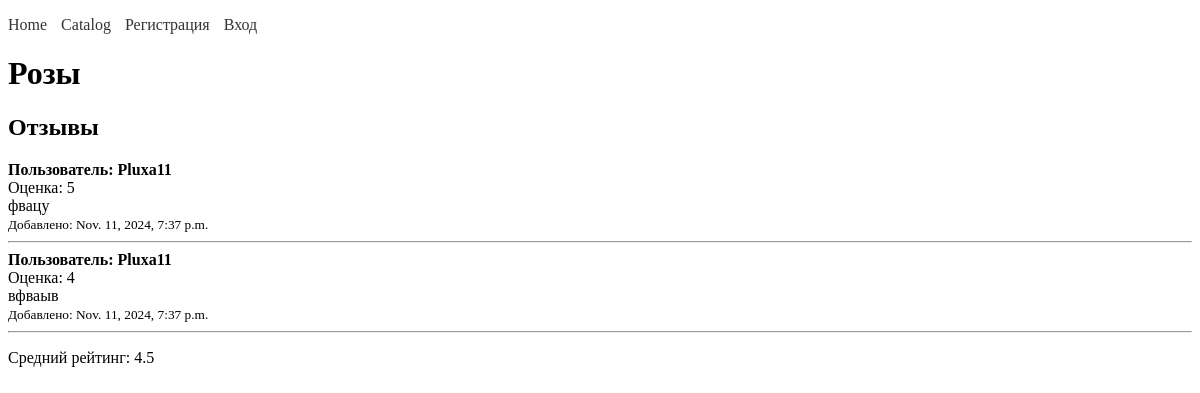
/product/1/, run on the app's committed database.
### shop/models.py (models this page shows, shortened)
class Product(models.Model):
    name = models.CharField(max_length=100)
    description = models.TextField()
    price = models.DecimalField(max_digits=10, decimal_places=2)
    image = models.ImageField(upload_to='product_images/')
    def average_rating(self):
        reviews = self.reviews.all()
        if reviews.exists():
            return sum(review.rating for review in reviews) / reviews.count()
        return None

class Review(models.Model):
    product = models.ForeignKey(Product, on_delete=models.CASCADE, related_name='reviews')
    user = models.ForeignKey(User, on_delete=models.CASCADE)
    rating = models.PositiveSmallIntegerField(choices=[(i, str(i)) for i in range(1, 6)], default=5)  # Оценка от 1 до 5
    text = models.TextField(blank=True)
    created_at = models.DateTimeField(auto_now_add=True)

### shop/views.py (the view)
# urls.py: path('product/<int:product_id>/', views.product_detail, name='product_detail'),
def product_detail(request, product_id):
    product = get_object_or_404(Product, id=product_id)
    return render(request, 'shop/product_detail.html', {'product': product})

### shop/templates/shop/product_detail.html (shortened to what this page needs)
{% extends 'shop/base.html' %}
{% block content %}
  <h1>{{ product.name }}</h1>
  <h2>Отзывы</h2>
  {% if product.reviews.exists %}
    {% for review in product.reviews.all %}
      <div class="review">
        <strong>Пользователь: {{ review.user.username }}</strong><br>
        Оценка: {{ review.rating }}<br>
        {{ review.text }}<br>
        <small>Добавлено: {{ review.created_at }}</small>
      </div>
      <hr>
    {% endfor %}
  {% else %}
    <p>Отзывов пока нет.</p>
  {% endif %}
  <p>Средний рейтинг: {{ product.average_rating|default:"Нет оценок" }}</p>
{% endblock %}

### data on the page
Product: name "Розы", average_rating "4.5"
Review: user.username "Pluxa11", rating "5", text "фвацу", created_at "Nov. 11, 2024, 7:37 p.m."
Review: user.username "Pluxa11", rating "4", text "вфваыв", created_at "Nov. 11, 2024, 7:37 p.m."
